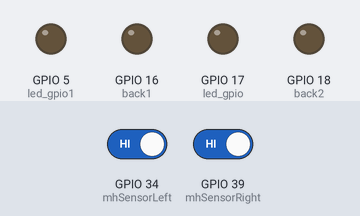
This sketch was run on a simulated ESP32. Shown: output pins drawn as LEDs (lit = HIGH). The inputs (shaded band) are chosen by the test bench; at power-on: GPIO 34 (mhSensorLeft) HIGH, GPIO 39 (mhSensorRight) HIGH. What the sketch prints to the serial monitor is not drawn.

Above: at 1.2 s.
1.3 s: GPIO 34 (mhSensorLeft) driven LOW
At 1.9 s:
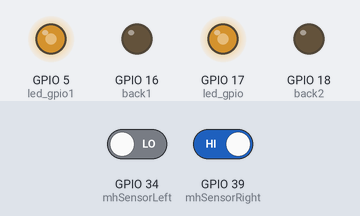
2.8 s: GPIO 39 (mhSensorRight) driven LOW
At 4.0 s:
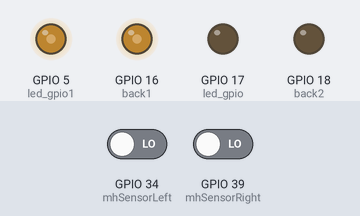
4.3 s: GPIO 34 (mhSensorLeft) driven HIGH
At 5.5 s:
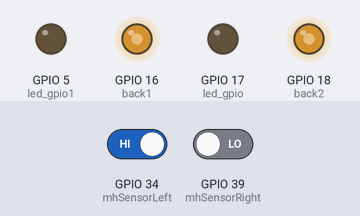
Timing chart, 0 to 7.3 s (numbered marks = the images above; inputs shaded):
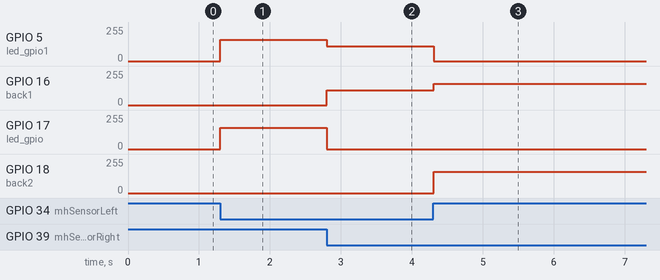

Measured:
- after the input at 1.3 s, GPIO 5 (led_gpio1), GPIO 17 (led_gpio): 0/255 → 159/255 at once
- after the input at 2.8 s, GPIO 5 (led_gpio1): 159/255 → 110/255 at once; GPIO 16 (back1): 0/255 → 110/255 at once; GPIO 17 (led_gpio): 159/255 → 0/255 at once
- after the input at 4.3 s, GPIO 5 (led_gpio1): 110/255 → 0/255 at once; GPIO 16 (back1): 110/255 → 159/255 at once; GPIO 18 (back2): 0/255 → 159/255 at once

The sketch:

LineTrackingRares.ino
```cpp
int mhSensorRight = 39;
int mhSensorLeft = 34;

const byte led_gpio = 17;
const byte led_gpio1 = 5;

const byte back1 = 16;
const byte back2 = 18;


void setup() {
  ledcAttachPin(led_gpio, 0); // assign a led pins to a channel
  ledcAttachPin(led_gpio1, 1); // assign a led pins to a channel
  ledcAttachPin(back1, 2); // assign a led pins to a channel
  ledcAttachPin(back2, 3); // assign a led pins to a channel

  // Initialize channels
  // channels 0-15, resolution 1-16 bits, freq limits depend on resolution
  // ledcSetup(uint8_t channel, uint32_t freq, uint8_t resolution_bits);
  ledcSetup(0, 4000, 8); // 12 kHz PWM, 8-bit resolution
  ledcSetup(1, 4000, 8); // 12 kHz PWM, 8-bit resolution
  ledcSetup(2, 4000, 8); // 12 kHz PWM, 8-bit resolution
  ledcSetup(3, 4000, 8); // 12 kHz PWM, 8-bit resolution


  pinMode (mhSensorLeft, INPUT); // sensor pin INPUT
  pinMode (mhSensorRight, INPUT); // sensor pin INPUT
Serial.begin(9600);
}

  void loop() {
    LineTracking();
  Serial.println(digitalRead(mhSensorRight));
  Serial.println(digitalRead(mhSensorLeft));
  }

 int turnLeft(int speed){
    ledcWrite(0, speed);
    ledcWrite(1, speed);
    ledcWrite(2, 0);
    ledcWrite(3, 0);
}

int turnRight(int speed){
    ledcWrite(0, 0);
    ledcWrite(1, 0);
    ledcWrite(2, speed);
    ledcWrite(3, speed);
}

int goBackward(int speed){
    ledcWrite(0, speed);
    ledcWrite(1, 0);
    ledcWrite(2, 0);
    ledcWrite(3, speed);
}

int goForward(int speed){
    ledcWrite(0, 0);
    ledcWrite(1, speed);
    ledcWrite(2, speed);
    ledcWrite(3, 0);
}

int stop(){
    ledcWrite(0, 0);
    ledcWrite(1, 0);
    ledcWrite(2, 0);
    ledcWrite(3, 0);
}

int LineTracking()
{
if (digitalRead(mhSensorLeft) == 0 && digitalRead(mhSensorRight) == 0 )
{
    goForward(110);
  }
  else if (digitalRead(mhSensorLeft) == 0 && digitalRead(mhSensorRight) == 1 ) {
    turnLeft(160);
  }
  else if (digitalRead(mhSensorLeft) == 1 && digitalRead(mhSensorRight) == 0 ) {
    turnRight(160);
  }
  else if (digitalRead(mhSensorLeft) == 1 && digitalRead(mhSensorRight) == 1 ) {
    stop();
  }
}
```
